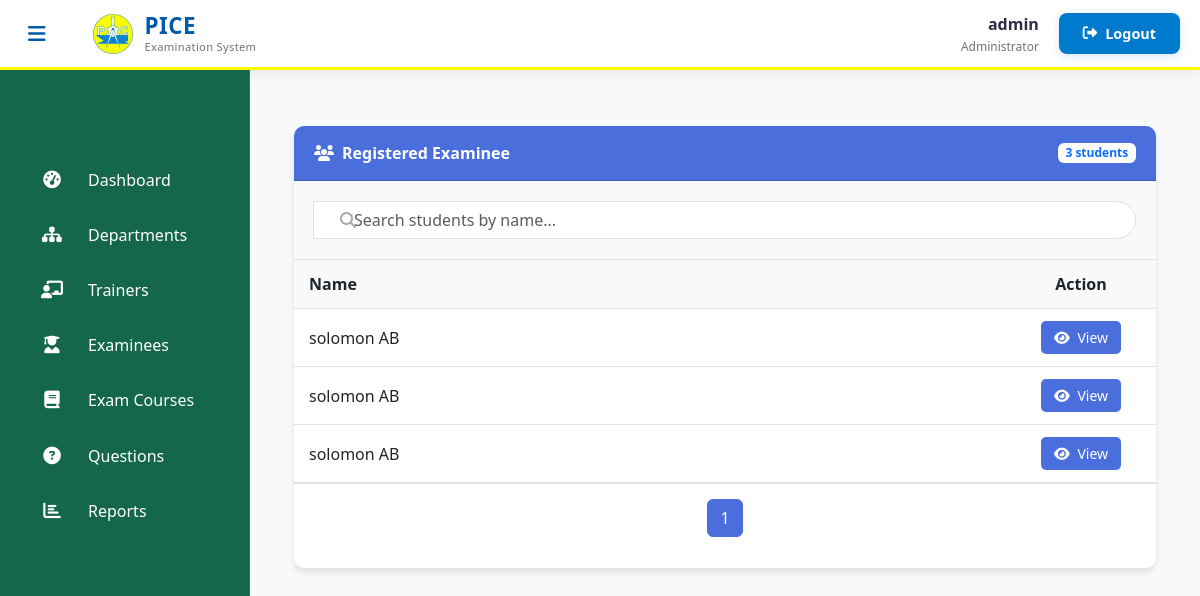
/admin-view-student-marks (signed in), run on an earlier commit of the app's database.
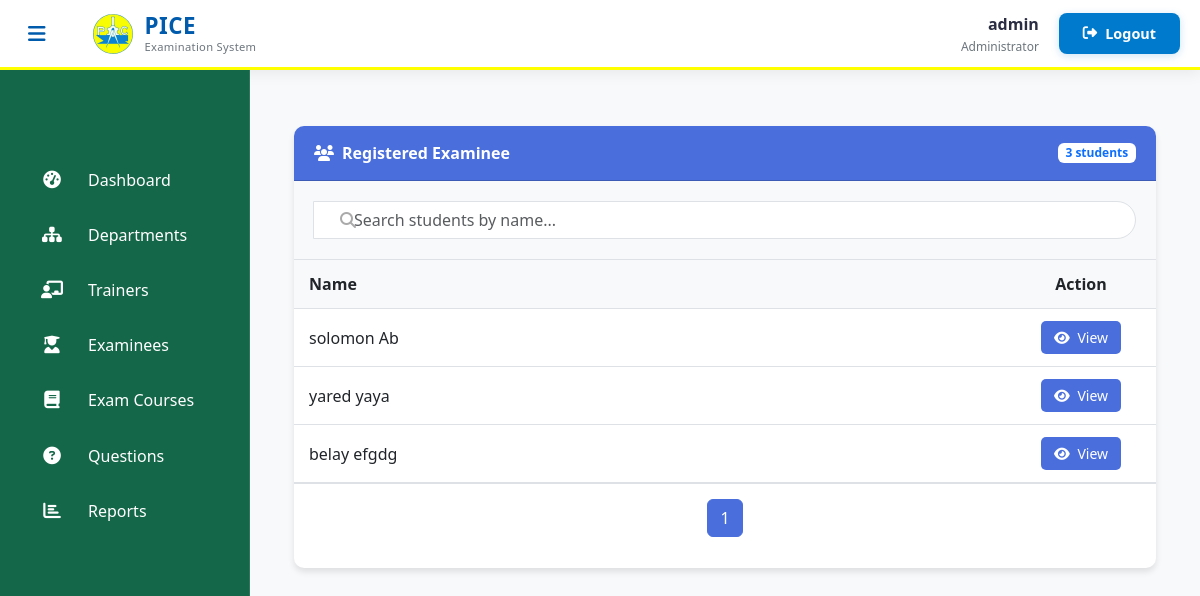
And on a later commit of the database.
### student/models.py (models this page shows, shortened)
class Student(models.Model):
    user=models.OneToOneField(User,on_delete=models.CASCADE)
    address = models.CharField(max_length=40)
    mobile = models.CharField(max_length=20,null=False)
    organization = models.CharField(max_length=200, null=False)
    course = models.ForeignKey(
        'exam.Course',
        on_delete=models.SET_NULL,
        null=True
    )
    department = models.ForeignKey(
        'exam.Department',  # Reference to your Department model
        on_delete=models.SET_NULL,
        null=True,
        blank=True,
        related_name='students'
    )
    @property
    def get_name(self):
        return self.user.first_name+" "+self.user.last_name

### exam/views.py (the view)
# urls.py: path('admin-view-student-marks', views.admin_view_student_marks_view,name='admin-view-student-marks'),
@login_required(login_url='adminlogin')
def admin_view_student_marks_view(request):
    students = SMODEL.Student.objects.all().order_by('user')
    paginator = Paginator(students, 10)
    page_number = request.GET.get('page')
    students_page = paginator.get_page(page_number)
    context = {
        'students': students_page,
    }
    return render(request, 'exam/admin_view_student_marks.html', context)

### templates/exam/admin_view_student_marks.html (shortened to what this page needs)
{% extends 'exam/adminbase.html' %}
{% block content %}
{%load static%}
<head>
  <link href="https://cdn.jsdelivr.net/npm/bootstrap@5.3.0/dist/css/bootstrap.min.css" rel="stylesheet">
  <link rel="stylesheet" href="https://cdnjs.cloudflare.com/ajax/libs/font-awesome/6.4.0/css/all.min.css">
</head>
<div class="container py-4">
  <div class="card">
    <div class="card-header d-flex justify-content-between align-items-center">
      <span><i class="fas fa-users me-2"></i>Registered Examinee</span>
      <span class="badge bg-white text-primary"><span id="student-count">{{ students|length }}</span> students</span>
    </div>
    <div class="search-container">
      <div class="input-group">
        <span class="search-icon">
        </span>
        <input type="text" id="search-input" class="form-control search-input" placeholder="Search students by name...">
      </div>
    </div>
    <div class="card-body p-0">
      {% if students %}
      <div class="table-responsive">
        <table class="table table-hover" id="students-table">
          <thead>
            <tr>
              <th>Name</th>
              <th class="text-center">Action</th>
            </tr>
          </thead>
          <tbody>
            {% for student in students %}
            <tr class="student-row">
              <td class="student-name">{{ student.get_name }}</td>
              <td class="text-center action-cell">
                <a class="btn btn-view" href="{% url 'admin-view-marks' student.id %}" title="View Marks">
                  <i class="fas fa-eye me-1"></i> View
                </a>
              </td>
            </tr>
            {% endfor %}
          </tbody>
        </table>
      </div>
      <div class="pagination-container">
        <nav aria-label="Page navigation">
          <ul class="pagination">
            {% for num in students.paginator.page_range %}
              {% if students.number == num %}
                <li class="page-item active">
                  <a class="page-link" href="?page={{ num }}">{{ num }}</a>
                </li>
              {% elif num > students.number|add:'-3' and num < students.number|add:'3' %}
                <li class="page-item">
                  <a class="page-link" href="?page={{ num }}">{{ num }}</a>
                </li>
              {% endif %}
            {% endfor %}
          </ul>
        </nav>
      </div>
      {% else %}
      <p>No students found.</p>
      {% endif %}
    </div>
  </div>
</div>
{% endblock content %}

What changed in the data, as far as the page shows it:
removed Student: get_name "solomon AB"
removed Student: get_name "solomon AB"
removed Student: get_name "solomon AB"
added Student: get_name "solomon Ab"
added Student: get_name "yared yaya"
added Student: get_name "belay efgdg"
